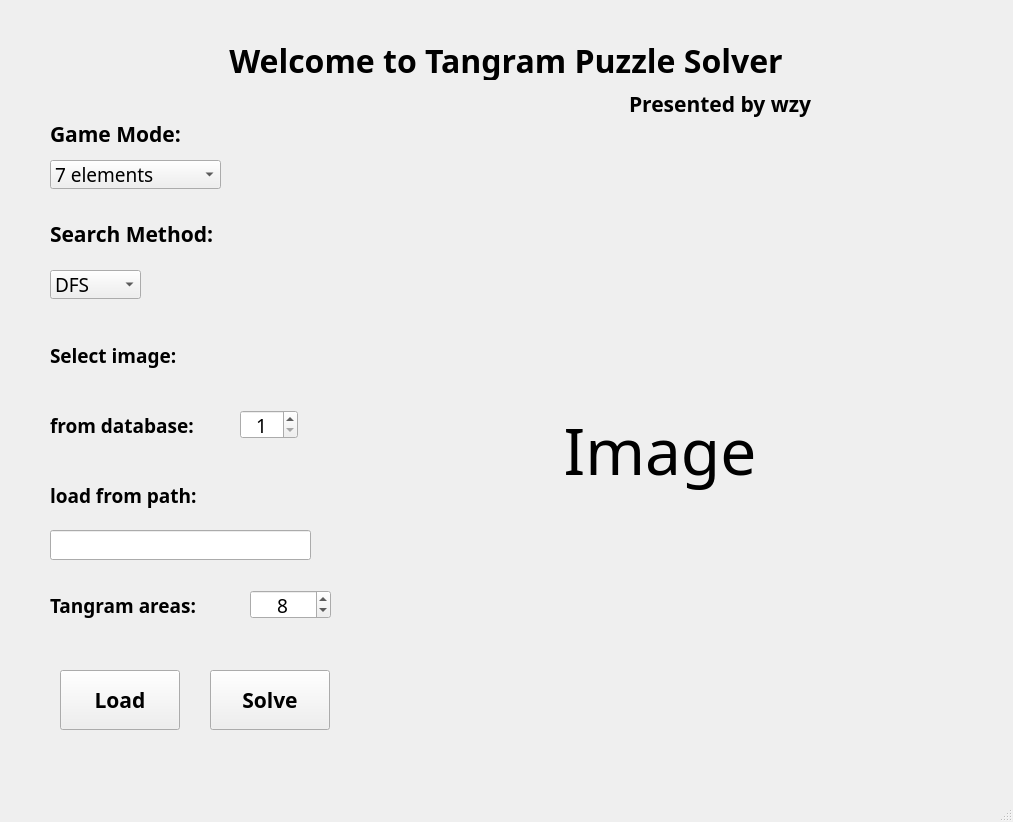
<?xml version="1.0" encoding="UTF-8"?>
<ui version="4.0">
 <class>MainWindow</class>
 <widget class="QMainWindow" name="MainWindow">
  <property name="geometry">
   <rect>
    <x>0</x>
    <y>0</y>
    <width>1013</width>
    <height>822</height>
   </rect>
  </property>
  <property name="windowTitle">
   <string>MainWindow</string>
  </property>
  <widget class="QWidget" name="centralwidget">
   <widget class="QLabel" name="titleLb">
    <property name="geometry">
     <rect>
      <x>170</x>
      <y>40</y>
      <width>672</width>
      <height>40</height>
     </rect>
    </property>
    <property name="font">
     <font>
      <family>宋体</family>
      <pointsize>24</pointsize>
      <weight>75</weight>
      <bold>true</bold>
     </font>
    </property>
    <property name="text">
     <string>Welcome to Tangram Puzzle Solver</string>
    </property>
    <property name="alignment">
     <set>Qt::AlignCenter</set>
    </property>
   </widget>
   <widget class="QLabel" name="authorLb">
    <property name="geometry">
     <rect>
      <x>600</x>
      <y>90</y>
      <width>240</width>
      <height>27</height>
     </rect>
    </property>
    <property name="font">
     <font>
      <family>宋体</family>
      <pointsize>16</pointsize>
      <weight>75</weight>
      <bold>true</bold>
     </font>
    </property>
    <property name="text">
     <string>Presented by wzy</string>
    </property>
    <property name="alignment">
     <set>Qt::AlignCenter</set>
    </property>
   </widget>
   <widget class="QComboBox" name="game_modeCB">
    <property name="geometry">
     <rect>
      <x>50</x>
      <y>160</y>
      <width>171</width>
      <height>29</height>
     </rect>
    </property>
    <property name="font">
     <font>
      <family>宋体</family>
      <pointsize>14</pointsize>
     </font>
    </property>
    <property name="currentText">
     <string>7 elements</string>
    </property>
    <property name="currentIndex">
     <number>0</number>
    </property>
    <item>
     <property name="text">
      <string>7 elements</string>
     </property>
    </item>
    <item>
     <property name="text">
      <string>13 elements</string>
     </property>
    </item>
    <item>
     <property name="text">
      <string>Any input</string>
     </property>
    </item>
   </widget>
   <widget class="QLabel" name="game_modeLb">
    <property name="geometry">
     <rect>
      <x>50</x>
      <y>120</y>
      <width>150</width>
      <height>27</height>
     </rect>
    </property>
    <property name="font">
     <font>
      <family>宋体</family>
      <pointsize>16</pointsize>
      <weight>75</weight>
      <bold>true</bold>
     </font>
    </property>
    <property name="text">
     <string>Game Mode:</string>
    </property>
   </widget>
   <widget class="QComboBox" name="search_methodCB">
    <property name="geometry">
     <rect>
      <x>50</x>
      <y>270</y>
      <width>91</width>
      <height>29</height>
     </rect>
    </property>
    <property name="font">
     <font>
      <family>宋体</family>
      <pointsize>14</pointsize>
     </font>
    </property>
    <property name="currentText">
     <string>DFS</string>
    </property>
    <property name="currentIndex">
     <number>0</number>
    </property>
    <item>
     <property name="text">
      <string>DFS</string>
     </property>
    </item>
   </widget>
   <widget class="QLabel" name="search_methodLb">
    <property name="geometry">
     <rect>
      <x>50</x>
      <y>220</y>
      <width>210</width>
      <height>27</height>
     </rect>
    </property>
    <property name="font">
     <font>
      <family>宋体</family>
      <pointsize>16</pointsize>
      <weight>75</weight>
      <bold>true</bold>
     </font>
    </property>
    <property name="text">
     <string>Search Method:</string>
    </property>
   </widget>
   <widget class="QLabel" name="imageLb">
    <property name="geometry">
     <rect>
      <x>350</x>
      <y>140</y>
      <width>620</width>
      <height>620</height>
     </rect>
    </property>
    <property name="minimumSize">
     <size>
      <width>620</width>
      <height>620</height>
     </size>
    </property>
    <property name="font">
     <font>
      <family>宋体</family>
      <pointsize>48</pointsize>
     </font>
    </property>
    <property name="text">
     <string>Image</string>
    </property>
    <property name="alignment">
     <set>Qt::AlignCenter</set>
    </property>
   </widget>
   <widget class="QLabel" name="select_image1Lb">
    <property name="geometry">
     <rect>
      <x>50</x>
      <y>330</y>
      <width>200</width>
      <height>50</height>
     </rect>
    </property>
    <property name="minimumSize">
     <size>
      <width>200</width>
      <height>50</height>
     </size>
    </property>
    <property name="maximumSize">
     <size>
      <width>16777215</width>
      <height>60</height>
     </size>
    </property>
    <property name="font">
     <font>
      <family>宋体</family>
      <pointsize>14</pointsize>
      <weight>75</weight>
      <bold>true</bold>
     </font>
    </property>
    <property name="text">
     <string>Select image:</string>
    </property>
   </widget>
   <widget class="QSpinBox" name="select_imageSB">
    <property name="geometry">
     <rect>
      <x>240</x>
      <y>410</y>
      <width>58</width>
      <height>29</height>
     </rect>
    </property>
    <property name="minimumSize">
     <size>
      <width>0</width>
      <height>20</height>
     </size>
    </property>
    <property name="maximumSize">
     <size>
      <width>16777215</width>
      <height>30</height>
     </size>
    </property>
    <property name="font">
     <font>
      <family>宋体</family>
      <pointsize>14</pointsize>
      <weight>50</weight>
      <bold>false</bold>
     </font>
    </property>
    <property name="alignment">
     <set>Qt::AlignCenter</set>
    </property>
    <property name="minimum">
     <number>1</number>
    </property>
    <property name="maximum">
     <number>28</number>
    </property>
   </widget>
   <widget class="QLabel" name="select_image2Lb">
    <property name="geometry">
     <rect>
      <x>50</x>
      <y>400</y>
      <width>180</width>
      <height>50</height>
     </rect>
    </property>
    <property name="minimumSize">
     <size>
      <width>180</width>
      <height>50</height>
     </size>
    </property>
    <property name="maximumSize">
     <size>
      <width>16777215</width>
      <height>60</height>
     </size>
    </property>
    <property name="font">
     <font>
      <family>宋体</family>
      <pointsize>14</pointsize>
      <weight>75</weight>
      <bold>true</bold>
     </font>
    </property>
    <property name="text">
     <string>from database:</string>
    </property>
   </widget>
   <widget class="QLabel" name="select_image3Lb">
    <property name="geometry">
     <rect>
      <x>50</x>
      <y>470</y>
      <width>221</width>
      <height>50</height>
     </rect>
    </property>
    <property name="minimumSize">
     <size>
      <width>0</width>
      <height>50</height>
     </size>
    </property>
    <property name="maximumSize">
     <size>
      <width>16777215</width>
      <height>60</height>
     </size>
    </property>
    <property name="font">
     <font>
      <family>宋体</family>
      <pointsize>14</pointsize>
      <weight>75</weight>
      <bold>true</bold>
     </font>
    </property>
    <property name="text">
     <string>load from path:</string>
    </property>
   </widget>
   <widget class="QLineEdit" name="select_imageLE">
    <property name="geometry">
     <rect>
      <x>50</x>
      <y>530</y>
      <width>261</width>
      <height>30</height>
     </rect>
    </property>
    <property name="minimumSize">
     <size>
      <width>0</width>
      <height>30</height>
     </size>
    </property>
    <property name="maximumSize">
     <size>
      <width>16777215</width>
      <height>30</height>
     </size>
    </property>
    <property name="font">
     <font>
      <family>宋体</family>
      <pointsize>14</pointsize>
     </font>
    </property>
   </widget>
   <widget class="QLabel" name="areaLb">
    <property name="geometry">
     <rect>
      <x>50</x>
      <y>580</y>
      <width>191</width>
      <height>50</height>
     </rect>
    </property>
    <property name="minimumSize">
     <size>
      <width>180</width>
      <height>50</height>
     </size>
    </property>
    <property name="maximumSize">
     <size>
      <width>16777215</width>
      <height>60</height>
     </size>
    </property>
    <property name="font">
     <font>
      <family>宋体</family>
      <pointsize>14</pointsize>
      <weight>75</weight>
      <bold>true</bold>
     </font>
    </property>
    <property name="text">
     <string>Tangram areas:</string>
    </property>
   </widget>
   <widget class="QSpinBox" name="areaSB">
    <property name="geometry">
     <rect>
      <x>250</x>
      <y>590</y>
      <width>81</width>
      <height>29</height>
     </rect>
    </property>
    <property name="minimumSize">
     <size>
      <width>0</width>
      <height>20</height>
     </size>
    </property>
    <property name="maximumSize">
     <size>
      <width>16777215</width>
      <height>30</height>
     </size>
    </property>
    <property name="font">
     <font>
      <family>宋体</family>
      <pointsize>14</pointsize>
      <weight>50</weight>
      <bold>false</bold>
     </font>
    </property>
    <property name="alignment">
     <set>Qt::AlignCenter</set>
    </property>
    <property name="minimum">
     <number>0</number>
    </property>
    <property name="maximum">
     <number>23333</number>
    </property>
    <property name="stepType">
     <enum>QAbstractSpinBox::DefaultStepType</enum>
    </property>
    <property name="value">
     <number>8</number>
    </property>
   </widget>
   <widget class="QPushButton" name="load_imageBtn">
    <property name="geometry">
     <rect>
      <x>60</x>
      <y>670</y>
      <width>120</width>
      <height>60</height>
     </rect>
    </property>
    <property name="minimumSize">
     <size>
      <width>120</width>
      <height>60</height>
     </size>
    </property>
    <property name="font">
     <font>
      <family>宋体</family>
      <pointsize>16</pointsize>
      <weight>75</weight>
      <bold>true</bold>
     </font>
    </property>
    <property name="text">
     <string>Load</string>
    </property>
   </widget>
   <widget class="QPushButton" name="solveBtn">
    <property name="geometry">
     <rect>
      <x>210</x>
      <y>670</y>
      <width>120</width>
      <height>60</height>
     </rect>
    </property>
    <property name="minimumSize">
     <size>
      <width>120</width>
      <height>60</height>
     </size>
    </property>
    <property name="font">
     <font>
      <family>宋体</family>
      <pointsize>16</pointsize>
      <weight>75</weight>
      <bold>true</bold>
     </font>
    </property>
    <property name="text">
     <string>Solve</string>
    </property>
   </widget>
  </widget>
  <widget class="QStatusBar" name="statusbar"/>
 </widget>
 <resources/>
 <connections/>
</ui>
